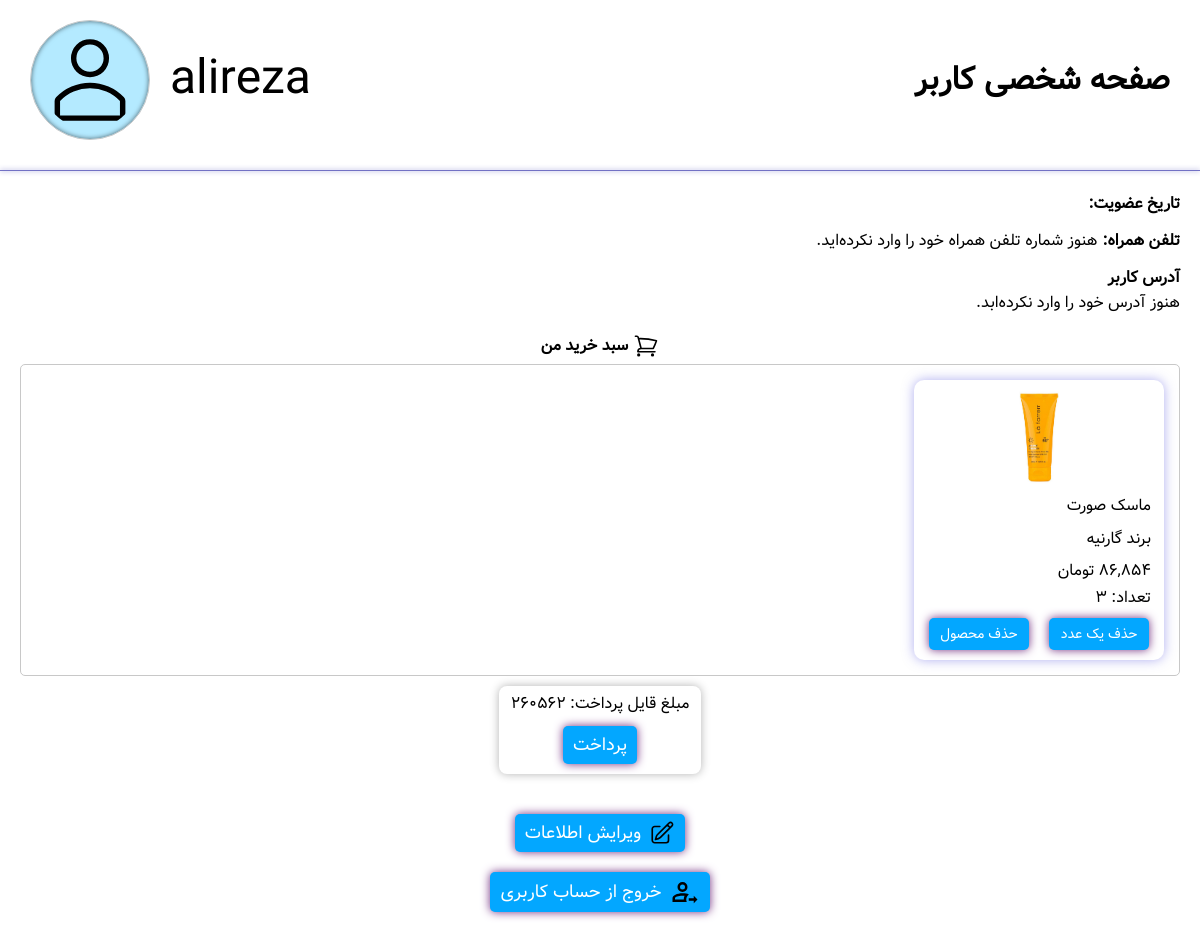
/profile/ (signed in), run on an earlier commit of the app's database.
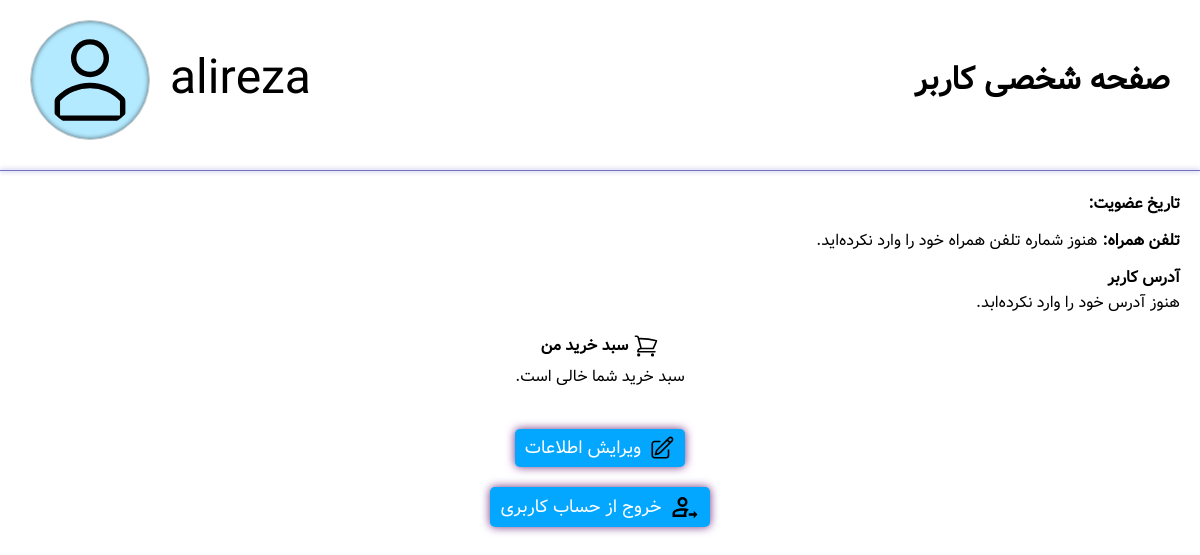
And on a later commit of the database.
### profiles/models.py (models this page shows, shortened)
class ShoppingCartItem(models.Model):
    user = models.ForeignKey(User, on_delete=models.CASCADE, related_name='shopping_cart_items')
    product = models.ForeignKey(Product, on_delete=models.CASCADE)
    quantity = models.PositiveIntegerField(default=1)
    added_at = models.DateTimeField(auto_now_add=True)
    def total_price(self):
        return self.product.price * self.quantity

### mainpage/models.py (models this page shows, shortened)
class Product(models.Model):
    name = models.CharField(max_length=100)
    brand = models.CharField(max_length=100)
    price = models.PositiveIntegerField()
    image = models.ImageField(upload_to='product_images/', default='product_images/default.png')
    views = models.PositiveIntegerField(default=0)
    description = models.TextField(blank=True, null=True, verbose_name='معرفی محصول')
    usage = models.TextField(blank=True, null=True, verbose_name='نحوه مصرف')
    suitable_for = models.CharField(max_length=255, blank=True, null=True, verbose_name='مناسب برای')

### profiles/views.py (the view)
# urls.py: path('profile/', views.profile_view, name='profile'),
@login_required
def profile_view(request):
    profile = request.user.userprofile
    cart_items = ShoppingCartItem.objects.filter(user=request.user).select_related('product')
    if cart_items:
        total_shoppingcart_price = sum([item.total_price() for item in cart_items])
    else:
        total_shoppingcart_price = 0
    if request.method == 'POST':
        form = UserProfileForm(request.POST, request.FILES, instance=profile)
        if form.is_valid():
            form.save()
            return redirect('profile')
    else:
        form = UserProfileForm(instance=profile)
    context = {
        'form': form,
        'cart_items': cart_items,
        'total_shoppingcart_price': total_shoppingcart_price,
    }
    return render(request, 'profiles/profile.html', context)

### mainpage/templatetags/persian_filters.py (called while the page is built)
@register.filter(name='persian_numbers')
def persian_numbers(value):
    if not isinstance(value, str):
        value = str(value)
    return value.translate(EN_TO_FA)

### profiles/templatetags/persian_extras.py (called while the page is built)
@register.filter
def to_jalali(value):
    if not value:
        return ''
    try:
        jalali_date = jdatetime.datetime.fromgregorian(datetime=value)
        return jalali_date.strftime('%Y/%m/%d ساعت %H:%M')
    except:
        return value

### profiles/templates/profiles/profile.html (shortened to what the changed rows need)
{% load static %}
{% load humanize %}
{% load persian_filters %}
{% load persian_extras %}
<!DOCTYPE html>
<html lang="fa" dir="rtl">
<head>
    <link rel="stylesheet" href="{% static 'profiles/css/style.css' %}" />
</head>
<body>
    <div class="container">
        <section class="prof_header">
            <h1>صفحه شخصی کاربر</h1>
        </section>
        <section class="shopping_cart">
            <h2 class="shopping_cart_h2">
                سبد خرید من
            </h2>
            {% if cart_items %}
                <div class="cart_products">
                    {% for item in cart_items %}
                        <a href="{% url 'product_detail' item.product.pk %}" class="product_card">
                            <div class="product_details">
                                <div class="product_image_div">
                                    <img src="{{ item.product.image.url }}" alt="عمس محصول" class="product_image">
                                </div>
                                <div class="product_info">
                                    <p class="product_name pp">{{ item.product.name }}</p>
                                    <p class="product_brand pp">برند {{ item.product.brand }}</p>
                                    <p class="product_price pp">{{ item.product.price|intcomma|persian_numbers }} تومان</p>
                                    <p class="product_quantity pp">تعداد: {{ item.quantity|persian_numbers }}</p>
                                </div>
                            </div>
                            <div class="cart_buttons">
                                <form action="{% url 'decrease_cart_item' item.product.id %}" method="post">
                                    <button type="submit" class="cart_button">حذف یک عدد</button>
                                </form>
                                <form action="{% url 'remove_cart_item' item.product.id %}" method="post">
                                    <button type="submit" class="cart_button">حذف محصول</button>
                                </form>
                            </div>
                        </a>
                    {% empty %}
                        <p>محصولی برای نمایش وجود ندارد.</p>
                    {% endfor %}
                </div>
                <div class="pay_box">
                    <p>مبلغ قایل پرداخت: {{ total_shoppingcart_price|persian_numbers }}</p>
                    <form class="pay_button" method="post" action="{% url 'buy_products' %}">
                        <button type="submit">پرداخت</button>
                    </form>
                </div>
            {% else %}
                <span>سبد خرید شما خالی است.</span>
            {% endif %}
        </section>
    </div>
</body>
</html>

What changed in the data, as far as the page shows it:
removed ShoppingCartItem: product.image (placeholder picture), product.name "ماسک صورت", product.brand "گارنیه", quantity|persian_numbers "۳"
Also different on the page:
{{ total_shoppingcart_price|persian_numbers }}: "۲۶۰۵۶۲" → (not shown)
text no longer shown: "مبلغ قایل پرداخت: پرداخت"
text now shown: "سبد خرید شما خالی است."
